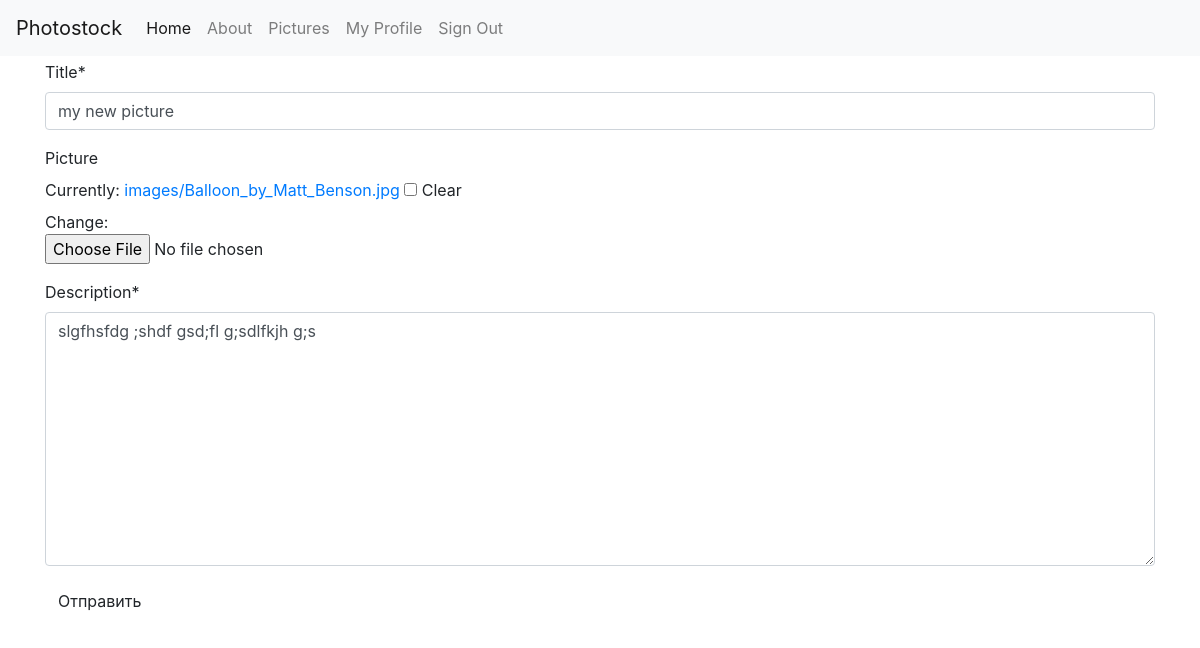
Screenshot of /pics/update/3 (signed in) with the database file from the repository.
### pictures/models.py (models this page shows, shortened)
class Picture(models.Model):
    user = models.ForeignKey(User, on_delete=models.CASCADE)
    title = models.CharField(max_length=255)
    picture = models.ImageField(upload_to='images/', null=True, blank=True)
    small_picture = ImageSpecField(source='picture',
                                   processors=[ResizeToFill(480, 220)],
                                   format='JPEG',
                                   options={'quality': 60})
    description = models.TextField()

### pictures/views.py (the view)
# urls.py: path("update/<int:pk>", PictureUpdate.as_view(), name="picture_update"),
class PictureUpdate(LoginRequiredMixin, UpdateView):
    model = Picture
    fields = ['title', 'picture', 'description']
    success_url = reverse_lazy('picture_list')

### photostock/utils/context_processors.py (called while the page is built)
def settings_context(_request):
    return {"DEBUG": settings.DEBUG}

### photostock/templates/pictures/picture_form.html
{% extends "base.html" %}
{% load crispy_forms_tags %}
{% block content %}
<form method="post" enctype="multipart/form-data" >{% csrf_token %}
  {{ form|crispy }}
      <div class="control-group" style="max-width: 200px">
      <div class="controls">
        <button type="submit" class="btn">Отправить</button>
      </div>
    </div>
</form>
{% endblock %}

### rows the page displays
Picture: title "my new picture", description "slgfhsfdg ;shdf gsd;fl g;sdlfkjh g;s"
